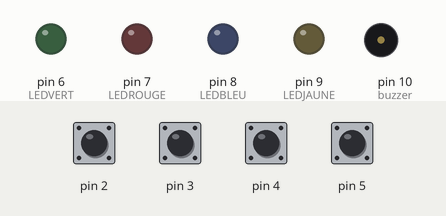
This sketch was run on a simulated Arduino Uno, built with avr-gcc and run on an emulated ATmega328P. Shown: output pins drawn as LEDs (lit = HIGH), buzzer (waves = sounding). Dashed ring = blinking. Inputs (shaded band) come from the test bench; at power-on: pin 2–5 HIGH. Random numbers use the default seed unless the sketch sets one.

Above: at 1.6 s.
1.7 s: pin 2 pulled LOW for 0.15 s
At 1.86 s:
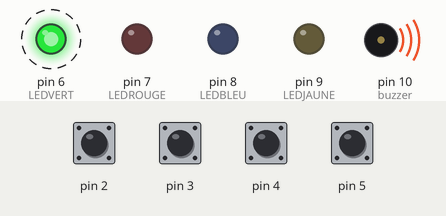
At 3.36 s:
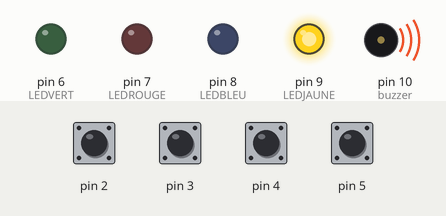
4.8 s: pin 3 pulled LOW for 0.15 s
At 5.5 s:
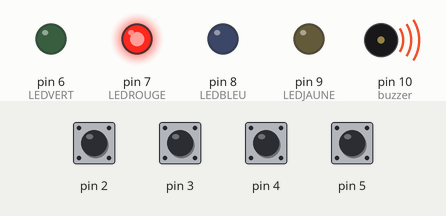
Timing chart, 0 to 9.2 s (numbered marks = the images above; inputs shaded):
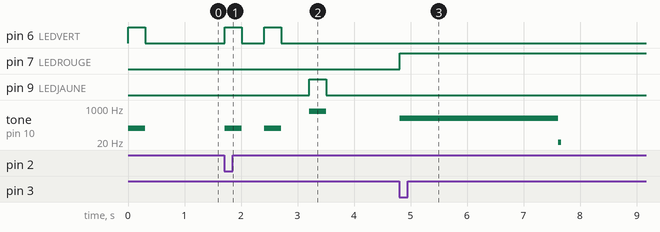

Measured:
- after the input at 1.7 s, pin 6 (LEDVERT): alternates HIGH for 0.30 s and LOW for 0.40 s, 4 changes in all, then stays LOW, starting at once; pin 9 (LEDJAUNE): LOW → HIGH after 1.5 s, → LOW 0.30 s later

The sketch:

Simon.ino
```cpp
bool bVertWasUp = true;
bool bRougeWasUp = true;
bool bBleuWasUp = true;
bool bJauneWasUp = true;

#define LEDVERT 6
#define LEDROUGE 7
#define LEDBLEU 8
#define LEDJAUNE 9

#define NBMAX 8
#define DUREEMAX 3000
int tabMystere[NBMAX];
int tabJoue[NBMAX];

bool showLED = true;
int idxCurrent = 0;
int played = 0;
int nbPlayed = 0;
bool playing = true;
unsigned long lastTouche = 0;

void setup()
{
  pinMode(2, INPUT_PULLUP);
  pinMode(3, INPUT_PULLUP);
  pinMode(4, INPUT_PULLUP);
  pinMode(5, INPUT_PULLUP);
  pinMode(LEDVERT, OUTPUT);
  pinMode(LEDROUGE, OUTPUT);
  pinMode(LEDBLEU, OUTPUT);
  pinMode(LEDJAUNE, OUTPUT);
  pinMode(10, OUTPUT); //buzzer

  digitalWrite(LEDVERT, LOW);
  digitalWrite(LEDROUGE, LOW);
  digitalWrite(LEDBLEU, LOW);
  digitalWrite(LEDJAUNE, LOW);

  randomSeed(analogRead(A1));

  for (int i = 0; i < NBMAX; i++) tabMystere[i] = random(6, 10);

}

void LightVert()
{
  digitalWrite(LEDVERT, HIGH);
  tone (10, 100, 300);
  delay(300);
  digitalWrite(LEDVERT, LOW);
}

void LightRouge()
{
  digitalWrite(LEDROUGE, HIGH);
  tone (10, 300, 300);
  delay(300);
  digitalWrite(LEDROUGE, LOW);
}

void LightBleu()
{
  digitalWrite(LEDBLEU, HIGH);
  tone (10, 500, 300);
  delay(300);
  digitalWrite(LEDBLEU, LOW);
}

void LightJaune()
{
  digitalWrite(LEDJAUNE, HIGH);
  tone (10, 700, 300);
  delay(300);
  digitalWrite(LEDJAUNE, LOW);
}

void win()
{
  playing = false;

  for (int i = 0; i < 5; i++)
  {
    digitalWrite(LEDVERT, HIGH);
    digitalWrite(LEDROUGE, HIGH);
    digitalWrite(LEDBLEU, HIGH);
    digitalWrite(LEDJAUNE, HIGH);
    delay(1000);
    digitalWrite(LEDVERT, LOW);
    digitalWrite(LEDROUGE, LOW);
    digitalWrite(LEDBLEU, LOW);
    digitalWrite(LEDJAUNE, LOW);
    delay(1000);
  }

}

void lose()
{
  playing = false;
  digitalWrite(LEDROUGE, HIGH);

  for (int i = 0; i < 500; i++)
  {
    tone(10, 500 - i, 50);
    delay(5);
  }

}

void loop()
{
  if (!playing) return;

  if (showLED)
  {
    for (int i = 0; i < nbPlayed + 1; i++)
    {
      if (tabMystere[i] == LEDVERT) LightVert();
      else if (tabMystere[i] == LEDROUGE) LightRouge();
      else if (tabMystere[i] == LEDBLEU) LightBleu();
      else if (tabMystere[i] == LEDJAUNE) LightJaune();
      delay(500);
    }
    lastTouche = millis();

    nbPlayed = 0;
    played = 0;
    showLED = false;
  }

  if (lastTouche + DUREEMAX < millis())
  {
    lose();
  }


  bool bVertIsUp = digitalRead(2);
  if (bVertWasUp && !bVertIsUp) {
    delay(10);
    bVertIsUp = digitalRead(2);
  }
  bVertWasUp = bVertIsUp;

  bool bRougeIsUp = digitalRead(3);
  if (bRougeWasUp && !bRougeIsUp) {
    delay(10);
    bRougeIsUp = digitalRead(3);
  }
  bRougeWasUp = bRougeIsUp;

  bool bBleuIsUp = digitalRead(4);
  if (bBleuWasUp && !bBleuIsUp) {
    delay(10);
    bBleuIsUp = digitalRead(4);
  }
  bBleuWasUp = bBleuIsUp;

  bool bJauneIsUp = digitalRead(5);
  if (bJauneWasUp && !bJauneIsUp) {
    delay(10);
    bJauneIsUp = digitalRead(5);
  }
  bJauneWasUp = bJauneIsUp;


  if (!bVertIsUp)
  {
    LightVert();
    played = LEDVERT;
  }
  else if (!bRougeIsUp)
  {
    LightRouge();
    played = LEDROUGE;
  }
  else if (!bBleuIsUp)
  {
    LightBleu();
    played = LEDBLEU;
  }
  else if (!bJauneIsUp)
  {
    LightJaune();
    played = LEDJAUNE;
  }

  //on remplie le tableau, il faut vérifier chaque frappe
  if (!bVertIsUp || !bRougeIsUp || !bBleuIsUp || !bJauneIsUp)
  {
    tabJoue[nbPlayed] = played;
    nbPlayed += 1;
    lastTouche = millis();

    for (int i = 0; i < nbPlayed; i++)
    {
      if (tabMystere[i] != tabJoue[i]) lose();
    }
  }

  //suite de frappe terminée
  if (nbPlayed == idxCurrent + 1)
  {
    showLED = true;

    //est ce que c'est fini ?
    if (tabMystere[idxCurrent++] == played)
    {
      if (idxCurrent == NBMAX) win();
    }

    delay(400);
  }

}
```
